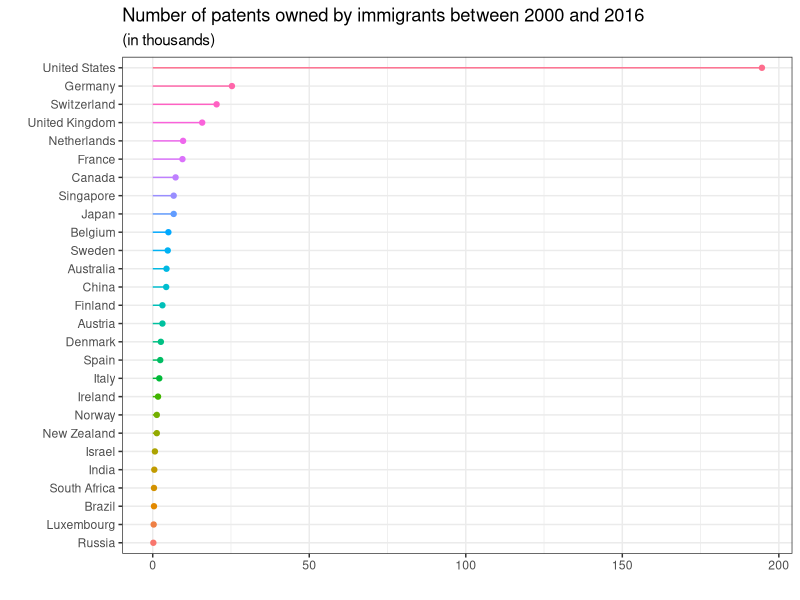
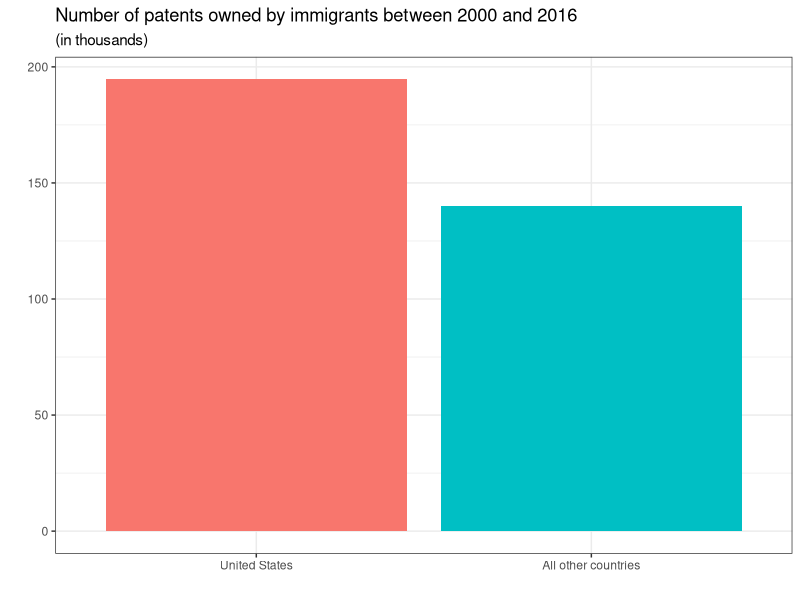

Reproduce these figures in R, in order.
## ---- chunk 1
options(htmltools.dir.version = FALSE)
library(readr)
library(dplyr)
library(ggplot2)
library(forcats)
library(scales)
## ---- chunk 2

dat <- read_csv("data/immigrant_inventors_by_country.csv") %>%
	rename(patents = `Immigrants with patents`) %>%
	mutate(country = fct_reorder(country, patents),
			 patents = patents/1000)

ggplot(data = dat, aes(x = country, y = patents, color = country)) +
	geom_point() +
	geom_linerange(aes(ymin = 0, ymax = patents)) +
	labs(x = "", y = "", title = "Number of patents owned by immigrants between 2000 and 2016", subtitle = "(in thousands)") +
	theme_bw() +
	theme(legend.position = "none") +
	coord_flip()
## ---- chunk 3
dat %>%
	mutate(country2 = if_else(country == "United States", "United States", "All other countries"),
			 country2 = as.factor(country2)) %>%
	group_by(country2) %>%
	summarize(patents = sum(patents)) %>%
	mutate(country2 = fct_reorder(country2, desc(patents))) %>%
	
	ggplot(aes(x = country2, y = patents, fill = country2)) +
	geom_bar(stat = "identity", show.legend = FALSE) +
	labs(x = "", y = "", title = "Number of patents owned by immigrants between 2000 and 2016", subtitle = "(in thousands)") +
	theme_bw()
